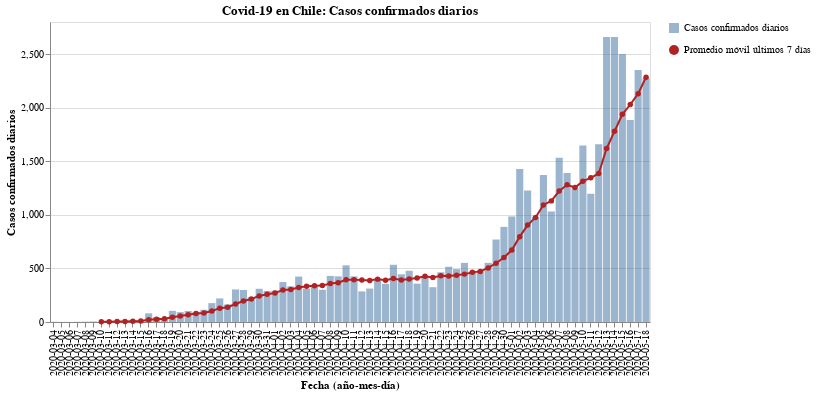

The notebook cell saved with this chart:
### Code cell
#hide_input
bars = alt.Chart(new_cases).mark_bar(opacity=0.7).encode(
    x = alt.X('Dates:N', axis=alt.Axis(title='Fecha (año-mes-día)')),
    y = alt.Y('New_cases:Q', axis=alt.Axis(title='Casos confirmados diarios')),
    tooltip = ['Dates', 'New_cases'],
    opacity=alt.Opacity('Casos confirmados diarios', legend=alt.Legend(title=""))
)

line = alt.Chart(new_cases).mark_line(point={
      "filled": True,
      "fill": "firebrick"
    }, color='firebrick').encode(
    x=alt.X('Dates:N', axis=alt.Axis(title='Fecha (año-mes-día)')),
    y = alt.Y('Rolling:Q'),
    shape=alt.Shape('Promedio móvil últimos 7 días', legend=alt.Legend(title=""))
)

(bars + line).properties(
    title='Covid-19 en Chile: Casos confirmados diarios',
    width=600
)

### Figure 1 — Vega-Lite specification as saved in the notebook (floating-point values rounded to 4 significant figures)
{"config": {"view": {"continuousWidth": 400, "continuousHeight": 300}}, "layer": [{"mark": {"type": "bar", "opacity": 0.7}, "encoding": {"opacity": {"type": "nominal", "field": "Casos confirmados diarios", "legend": {"title": ""}}, "tooltip": [{"type": "nominal", "field": "Dates"}, {"type": "quantitative", "field": "New_cases"}], "x": {"type": "nominal", "axis": {"title": "Fecha (año-mes-día)"}, "field": "Dates"}, "y": {"type": "quantitative", "axis": {"title": "Casos confirmados diarios"}, "field": "New_cases"}}}, {"mark": {"type": "line", "color": "firebrick", "point": {"filled": true, "fill": "firebrick"}}, "encoding": {"shape": {"type": "nominal", "field": "Promedio móvil últimos 7 días", "legend": {"title": ""}}, "x": {"type": "nominal", "axis": {"title": "Fecha (año-mes-día)"}, "field": "Dates"}, "y": {"type": "quantitative", "field": "Rolling"}}}], "data": {"name": "data-5bdf87d1746bd0677671981bc3d163e7"}, "title": "Covid-19 en Chile: Casos confirmados diarios", "width": 600, "$schema": "https://vega.github.io/schema/vega-lite/v4.8.1.json", "datasets": {"data-5bdf87d1746bd0677671981bc3d163e7": [{"Dates": "2020-03-04", "New_cases": 2, "Rolling": null, "Casos confirmados diarios": "Casos confirmados diarios", "Promedio móvil últimos 7 días": "Promedio móvil últimos 7 días"}, {"Dates": "2020-03-05", "New_cases": 1, "Rolling": null, "Casos confirmados diarios": "Casos confirmados diarios", "Promedio móvil últimos 7 días": "Promedio móvil últimos 7 días"}, {"Dates": "2020-03-06", "New_cases": 1, "Rolling": null, "Casos confirmados diarios": "Casos confirmados diarios", "Promedio móvil últimos 7 días": "Promedio móvil últimos 7 días"}, {"Dates": "2020-03-07", "New_cases": 2, "Rolling": null, "Casos confirmados diarios": "Casos confirmados diarios", "Promedio móvil últimos 7 días": "Promedio móvil últimos 7 días"}, {"Dates": "2020-03-08", "New_cases": 3, "Rolling": null, "Casos confirmados diarios": "Casos confirmados diarios", "Promedio móvil últimos 7 días": "Promedio móvil últimos 7 días"}, {"Dates": "2020-03-09", "New_cases": 5, "Rolling": null, "Casos confirmados diarios": "Casos confirmados diarios", "Promedio móvil últimos 7 días": "Promedio móvil últimos 7 días"}, {"Dates": "2020-03-10", "New_cases": 2, "Rolling": 2.286, "Casos confirmados diarios": "Casos confirmados diarios", "Promedio móvil últimos 7 días": "Promedio móvil últimos 7 días"}, {"Dates": "2020-03-11", "New_cases": 6, "Rolling": 2.857, "Casos confirmados diarios": "Casos confirmados diarios", "Promedio móvil últimos 7 días": "Promedio móvil últimos 7 días"}, {"Dates": "2020-03-12", "New_cases": 10, "Rolling": 4.143, "Casos confirmados diarios": "Casos confirmados diarios", "Promedio móvil últimos 7 días": "Promedio móvil últimos 7 días"}, {"Dates": "2020-03-13", "New_cases": 10, "Rolling": 5.429, "Casos confirmados diarios": "Casos confirmados diarios", "Promedio móvil últimos 7 días": "Promedio móvil últimos 7 días"}, {"Dates": "2020-03-14", "New_cases": 18, "Rolling": 7.714, "Casos confirmados diarios": "Casos confirmados diarios", "Promedio móvil últimos 7 días": "Promedio móvil últimos 7 días"}, {"Dates": "2020-03-15", "New_cases": 14, "Rolling": 9.286, "Casos confirmados diarios": "Casos confirmados diarios", "Promedio móvil últimos 7 días": "Promedio móvil últimos 7 días"}, {"Dates": "2020-03-16", "New_cases": 81, "Rolling": 20.14, "Casos confirmados diarios": "Casos confirmados diarios", "Promedio móvil últimos 7 días": "Promedio móvil últimos 7 días"}, {"Dates": "2020-03-17", "New_cases": 45, "Rolling": 26.29, "Casos confirmados diarios": "Casos confirmados diarios", "Promedio móvil últimos 7 días": "Promedio móvil últimos 7 días"}, {"Dates": "2020-03-18", "New_cases": 37, "Rolling": 30.71, "Casos confirmados diarios": "Casos confirmados diarios", "Promedio móvil últimos 7 días": "Promedio móvil últimos 7 días"}, {"Dates": "2020-03-19", "New_cases": 104, "Rolling": 44.14, "Casos confirmados diarios": "Casos confirmados diarios", "Promedio móvil últimos 7 días": "Promedio móvil últimos 7 días"}, {"Dates": "2020-03-20", "New_cases": 92, "Rolling": 55.86, "Casos confirmados diarios": "Casos confirmados diarios", "Promedio móvil últimos 7 días": "Promedio móvil últimos 7 días"}, {"Dates": "2020-03-21", "New_cases": 103, "Rolling": 68.0, "Casos confirmados diarios": "Casos confirmados diarios", "Promedio móvil últimos 7 días": "Promedio móvil últimos 7 días"}, {"Dates": "2020-03-22", "New_cases": 95, "Rolling": 79.57, "Casos confirmados diarios": "Casos confirmados diarios", "Promedio móvil últimos 7 días": "Promedio móvil últimos 7 días"}, {"Dates": "2020-03-23", "New_cases": 114, "Rolling": 84.29, "Casos confirmados diarios": "Casos confirmados diarios", "Promedio móvil últimos 7 días": "Promedio móvil últimos 7 días"}, {"Dates": "2020-03-24", "New_cases": 176, "Rolling": 103.0, "Casos confirmados diarios": "Casos confirmados diarios", "Promedio móvil últimos 7 días": "Promedio móvil últimos 7 días"}, {"Dates": "2020-03-25", "New_cases": 220, "Rolling": 129.1, "Casos confirmados diarios": "Casos confirmados diarios", "Promedio móvil últimos 7 días": "Promedio móvil últimos 7 días"}, {"Dates": "2020-03-26", "New_cases": 164, "Rolling": 137.7, "Casos confirmados diarios": "Casos confirmados diarios", "Promedio móvil últimos 7 días": "Promedio móvil últimos 7 días"}, {"Dates": "2020-03-27", "New_cases": 304, "Rolling": 168.0, "Casos confirmados diarios": "Casos confirmados diarios", "Promedio móvil últimos 7 días": "Promedio móvil últimos 7 días"}, {"Dates": "2020-03-28", "New_cases": 299, "Rolling": 196.0, "Casos confirmados diarios": "Casos confirmados diarios", "Promedio móvil últimos 7 días": "Promedio móvil últimos 7 días"}, {"Dates": "2020-03-29", "New_cases": 230, "Rolling": 215.3, "Casos confirmados diarios": "Casos confirmados diarios", "Promedio móvil últimos 7 días": "Promedio móvil últimos 7 días"}, {"Dates": "2020-03-30", "New_cases": 310, "Rolling": 243.3, "Casos confirmados diarios": "Casos confirmados diarios", "Promedio móvil últimos 7 días": "Promedio móvil últimos 7 días"}, {"Dates": "2020-03-31", "New_cases": 289, "Rolling": 259.4, "Casos confirmados diarios": "Casos confirmados diarios", "Promedio móvil últimos 7 días": "Promedio móvil últimos 7 días"}, {"Dates": "2020-04-01", "New_cases": 293, "Rolling": 269.9, "Casos confirmados diarios": "Casos confirmados diarios", "Promedio móvil últimos 7 días": "Promedio móvil últimos 7 días"}, {"Dates": "2020-04-02", "New_cases": 373, "Rolling": 299.7, "Casos confirmados diarios": "Casos confirmados diarios", "Promedio móvil últimos 7 días": "Promedio móvil últimos 7 días"}, {"Dates": "2020-04-03", "New_cases": 333, "Rolling": 303.9, "Casos confirmados diarios": "Casos confirmados diarios", "Promedio móvil últimos 7 días": "Promedio móvil últimos 7 días"}, {"Dates": "2020-04-04", "New_cases": 424, "Rolling": 321.7, "Casos confirmados diarios": "Casos confirmados diarios", "Promedio móvil últimos 7 días": "Promedio móvil últimos 7 días"}, {"Dates": "2020-04-05", "New_cases": 310, "Rolling": 333.1, "Casos confirmados diarios": "Casos confirmados diarios", "Promedio móvil últimos 7 días": "Promedio móvil últimos 7 días"}, {"Dates": "2020-04-06", "New_cases": 344, "Rolling": 338.0, "Casos confirmados diarios": "Casos confirmados diarios", "Promedio móvil últimos 7 días": "Promedio móvil últimos 7 días"}, {"Dates": "2020-04-07", "New_cases": 301, "Rolling": 339.7, "Casos confirmados diarios": "Casos confirmados diarios", "Promedio móvil últimos 7 días": "Promedio móvil últimos 7 días"}, {"Dates": "2020-04-08", "New_cases": 430, "Rolling": 359.3, "Casos confirmados diarios": "Casos confirmados diarios", "Promedio móvil últimos 7 días": "Promedio móvil últimos 7 días"}, {"Dates": "2020-04-09", "New_cases": 426, "Rolling": 366.9, "Casos confirmados diarios": "Casos confirmados diarios", "Promedio móvil últimos 7 días": "Promedio móvil últimos 7 días"}, {"Dates": "2020-04-10", "New_cases": 529, "Rolling": 394.9, "Casos confirmados diarios": "Casos confirmados diarios", "Promedio móvil últimos 7 días": "Promedio móvil últimos 7 días"}, {"Dates": "2020-04-11", "New_cases": 426, "Rolling": 395.1, "Casos confirmados diarios": "Casos confirmados diarios", "Promedio móvil últimos 7 días": "Promedio móvil últimos 7 días"}, {"Dates": "2020-04-12", "New_cases": 286, "Rolling": 391.7, "Casos confirmados diarios": "Casos confirmados diarios", "Promedio móvil últimos 7 días": "Promedio móvil últimos 7 días"}, {"Dates": "2020-04-13", "New_cases": 312, "Rolling": 387.1, "Casos confirmados diarios": "Casos confirmados diarios", "Promedio móvil últimos 7 días": "Promedio móvil últimos 7 días"}, {"Dates": "2020-04-14", "New_cases": 392, "Rolling": 400.1, "Casos confirmados diarios": "Casos confirmados diarios", "Promedio móvil últimos 7 días": "Promedio móvil últimos 7 días"}, {"Dates": "2020-04-15", "New_cases": 356, "Rolling": 389.6, "Casos confirmados diarios": "Casos confirmados diarios", "Promedio móvil últimos 7 días": "Promedio móvil últimos 7 días"}, {"Dates": "2020-04-16", "New_cases": 534, "Rolling": 405.0, "Casos confirmados diarios": "Casos confirmados diarios", "Promedio móvil últimos 7 días": "Promedio móvil últimos 7 días"}, {"Dates": "2020-04-17", "New_cases": 445, "Rolling": 393.0, "Casos confirmados diarios": "Casos confirmados diarios", "Promedio móvil últimos 7 días": "Promedio móvil últimos 7 días"}, {"Dates": "2020-04-18", "New_cases": 478, "Rolling": 400.4, "Casos confirmados diarios": "Casos confirmados diarios", "Promedio móvil últimos 7 días": "Promedio móvil últimos 7 días"}, {"Dates": "2020-04-19", "New_cases": 358, "Rolling": 410.7, "Casos confirmados diarios": "Casos confirmados diarios", "Promedio móvil últimos 7 días": "Promedio móvil últimos 7 días"}, {"Dates": "2020-04-20", "New_cases": 419, "Rolling": 426.0, "Casos confirmados diarios": "Casos confirmados diarios", "Promedio móvil últimos 7 días": "Promedio móvil últimos 7 días"}, {"Dates": "2020-04-21", "New_cases": 325, "Rolling": 416.4, "Casos confirmados diarios": "Casos confirmados diarios", "Promedio móvil últimos 7 días": "Promedio móvil últimos 7 días"}, {"Dates": "2020-04-22", "New_cases": 464, "Rolling": 431.9, "Casos confirmados diarios": "Casos confirmados diarios", "Promedio móvil últimos 7 días": "Promedio móvil últimos 7 días"}, {"Dates": "2020-04-23", "New_cases": 516, "Rolling": 429.3, "Casos confirmados diarios": "Casos confirmados diarios", "Promedio móvil últimos 7 días": "Promedio móvil últimos 7 días"}, {"Dates": "2020-04-24", "New_cases": 494, "Rolling": 436.3, "Casos confirmados diarios": "Casos confirmados diarios", "Promedio móvil últimos 7 días": "Promedio móvil últimos 7 días"}, {"Dates": "2020-04-25", "New_cases": 552, "Rolling": 446.9, "Casos confirmados diarios": "Casos confirmados diarios", "Promedio móvil últimos 7 días": "Promedio móvil últimos 7 días"}, {"Dates": "2020-04-26", "New_cases": 473, "Rolling": 463.3, "Casos confirmados diarios": "Casos confirmados diarios", "Promedio móvil últimos 7 días": "Promedio móvil últimos 7 días"}, {"Dates": "2020-04-27", "New_cases": 482, "Rolling": 472.3, "Casos confirmados diarios": "Casos confirmados diarios", "Promedio móvil últimos 7 días": "Promedio móvil últimos 7 días"}, {"Dates": "2020-04-28", "New_cases": 552, "Rolling": 504.7, "Casos confirmados diarios": "Casos confirmados diarios", "Promedio móvil últimos 7 días": "Promedio móvil últimos 7 días"}, {"Dates": "2020-04-29", "New_cases": 770, "Rolling": 548.4, "Casos confirmados diarios": "Casos confirmados diarios", "Promedio móvil últimos 7 días": "Promedio móvil últimos 7 días"}, {"Dates": "2020-04-30", "New_cases": 888, "Rolling": 601.6, "Casos confirmados diarios": "Casos confirmados diarios", "Promedio móvil últimos 7 días": "Promedio móvil últimos 7 días"}, {"Dates": "2020-05-01", "New_cases": 985, "Rolling": 671.7, "Casos confirmados diarios": "Casos confirmados diarios", "Promedio móvil últimos 7 días": "Promedio móvil últimos 7 días"}, {"Dates": "2020-05-02", "New_cases": 1427, "Rolling": 796.7, "Casos confirmados diarios": "Casos confirmados diarios", "Promedio móvil últimos 7 días": "Promedio móvil últimos 7 días"}, {"Dates": "2020-05-03", "New_cases": 1228, "Rolling": 904.6, "Casos confirmados diarios": "Casos confirmados diarios", "Promedio móvil últimos 7 días": "Promedio móvil últimos 7 días"}, {"Dates": "2020-05-04", "New_cases": 980, "Rolling": 975.7, "Casos confirmados diarios": "Casos confirmados diarios", "Promedio móvil últimos 7 días": "Promedio móvil últimos 7 días"}, {"Dates": "2020-05-05", "New_cases": 1373, "Rolling": 1093.0, "Casos confirmados diarios": "Casos confirmados diarios", "Promedio móvil últimos 7 días": "Promedio móvil últimos 7 días"}, {"Dates": "2020-05-06", "New_cases": 1032, "Rolling": 1130.0, "Casos confirmados diarios": "Casos confirmados diarios", "Promedio móvil últimos 7 días": "Promedio móvil últimos 7 días"}, {"Dates": "2020-05-07", "New_cases": 1533, "Rolling": 1223.0, "Casos confirmados diarios": "Casos confirmados diarios", "Promedio móvil últimos 7 días": "Promedio móvil últimos 7 días"}, {"Dates": "2020-05-08", "New_cases": 1391, "Rolling": 1281.0, "Casos confirmados diarios": "Casos confirmados diarios", "Promedio móvil últimos 7 días": "Promedio móvil últimos 7 días"}, {"Dates": "2020-05-09", "New_cases": 1247, "Rolling": 1255.0, "Casos confirmados diarios": "Casos confirmados diarios", "Promedio móvil últimos 7 días": "Promedio móvil últimos 7 días"}, {"Dates": "2020-05-10", "New_cases": 1647, "Rolling": 1315.0, "Casos confirmados diarios": "Casos confirmados diarios", "Promedio móvil últimos 7 días": "Promedio móvil últimos 7 días"}, {"Dates": "2020-05-11", "New_cases": 1197, "Rolling": 1346.0, "Casos confirmados diarios": "Casos confirmados diarios", "Promedio móvil últimos 7 días": "Promedio móvil últimos 7 días"}, {"Dates": "2020-05-12", "New_cases": 1658, "Rolling": 1386.0, "Casos confirmados diarios": "Casos confirmados diarios", "Promedio móvil últimos 7 días": "Promedio móvil últimos 7 días"}, {"Dates": "2020-05-13", "New_cases": 2660, "Rolling": 1619.0, "Casos confirmados diarios": "Casos confirmados diarios", "Promedio móvil últimos 7 días": "Promedio móvil últimos 7 días"}, {"Dates": "2020-05-14", "New_cases": 2659, "Rolling": 1780.0, "Casos confirmados diarios": "Casos confirmados diarios", "Promedio móvil últimos 7 días": "Promedio móvil últimos 7 días"}, {"Dates": "2020-05-15", "New_cases": 2502, "Rolling": 1939.0, "Casos confirmados diarios": "Casos confirmados diarios", "Promedio móvil últimos 7 días": "Promedio móvil últimos 7 días"}, {"Dates": "2020-05-16", "New_cases": 1886, "Rolling": 2030.0, "Casos confirmados diarios": "Casos confirmados diarios", "Promedio móvil últimos 7 días": "Promedio móvil últimos 7 días"}, {"Dates": "2020-05-17", "New_cases": 2353, "Rolling": 2131.0, "Casos confirmados diarios": "Casos confirmados diarios", "Promedio móvil últimos 7 días": "Promedio móvil últimos 7 días"}, {"Dates": "2020-05-18", "New_cases": 2278, "Rolling": 2285.0, "Casos confirmados diarios": "Casos confirmados diarios", "Promedio móvil últimos 7 días": "Promedio móvil últimos 7 días"}]}}
